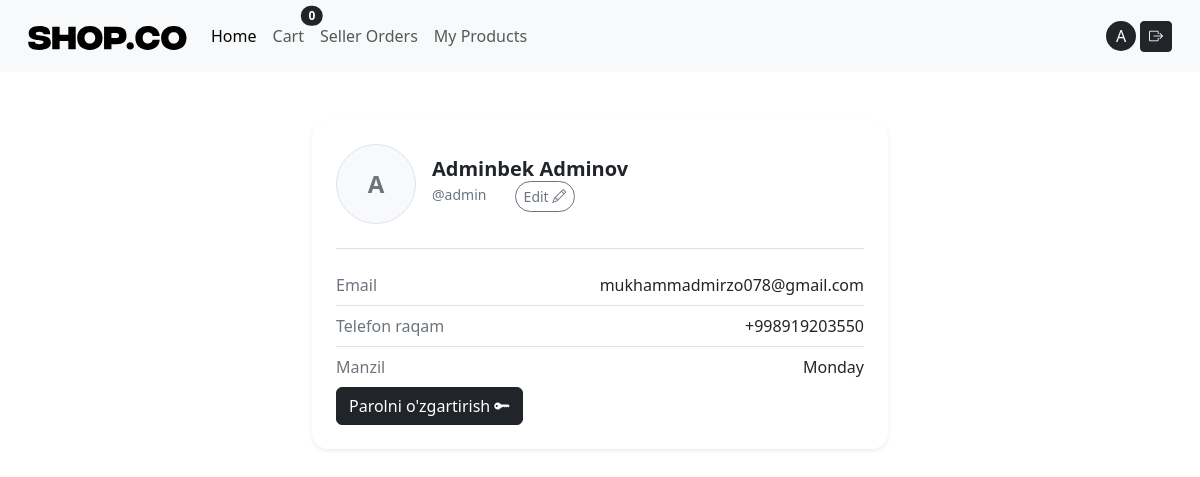
The app's page /accounts/profile/ (signed in) with its own data.
### cart/models.py (models this page shows, shortened)
class Cart(models.Model):
   user = models.OneToOneField(settings.AUTH_USER_MODEL, on_delete=models.CASCADE, related_name='cart')
   created_at = models.DateField(auto_now_add=True)
   updated_at = models.DateField(auto_now=True)
   def total_qty(self):
       return sum(item.qty for item in self.items.all())

### accounts/models.py (models this page shows, shortened)
class User(AbstractUser):
    class Role(models.TextChoices):
        BUYER = "BUYER", "Buyer"
        SELLER = "SELLER", "Seller"
    role = models.CharField(
        max_length=10,
        choices=Role.choices,
        default=Role.BUYER
    )
    image = models.ImageField(upload_to="avatars/", blank=True, null=True)
    phone = models.CharField(max_length=13, help_text="+998919990033")
    address = models.CharField(max_length=255, blank=True)

### accounts/views.py (the view)
# urls.py: path("profile/", views.ProfileDetailView.as_view(), name="profile_detail"),
class ProfileDetailView(LoginRequiredMixin, DetailView):
    model = User
    template_name = "accounts/profile_detail.html"
    context_object_name = "profile_user"
    def get_object(self):
        return self.request.user

### cart/context_processors.py (called while the page is built)
def cart(request):
    if request.user.is_authenticated:
        cart, _ = Cart.objects.get_or_create(user=request.user)
        return {'cart': cart}
    return {'cart': None}

### templates/accounts/profile_detail.html (shortened to what this page needs)
{% extends 'base.html' %}
{% block content %}
<div class="container col-lg-6 col-md-7 col-11 my-5">
    <div class="card border-0 shadow-sm rounded-4 p-4">
        <div class="d-flex align-items-center gap-3 mb-4">
            {% if user.image %}
                <img class="rounded-circle border" style="width:80px; height:80px; object-fit:cover;" src="{{ user.image.url }}" alt="">
            {% else %}
                <div class="rounded-circle bg-light border d-flex align-items-center justify-content-center" style="width:80px; height:80px;">
                    <span class="fs-4 fw-semibold text-secondary">{{ user.username|slice:1|title }}</span>
                </div>
            {% endif %}
            <div>
                    <h5 class="mb-0 fw-semibold">{{ user.first_name }} {{ user.last_name }}</h5>
                    <span class="text-secondary small me-4">@{{ user.username }}</span>
                    <a class=" text-decoration-none btn btn-outline-secondary rounded-pill btn-sm" href="{% url 'profile_edit'  %}">Edit <i class="bi bi-pencil"></i></a>
            </div>
        </div>
        <div class="border-top pt-3">
            <div class="d-flex justify-content-between py-2 border-bottom">
                <span class="text-secondary">Email</span>
                <span class="fw-medium">{{ user.email }}</span>
            </div>
            <div class="d-flex justify-content-between py-2 border-bottom">
                <span class="text-secondary">Telefon raqam</span>
                <span class="fw-medium">{{ user.phone }}</span>
            </div>
            <div class="d-flex justify-content-between py-2">
                <span class="text-secondary">Manzil</span>
                <span class="fw-medium">{{ user.address }}</span>
            </div>
              <a class="btn btn-dark" href="{% url 'password_change' %}">Parolni o'zgartirish <i class="bi bi-key-fill"></i></a>
        </div>
    </div>
</div>
{% endblock content %}

### templates/includes/navbar.html (shortened to what this page needs)
{% load static %}
<nav class="navbar navbar-expand-lg bg-body-tertiary p-3">
  <div class="container-fluid">
    <a class="navbar-brand" href="/"><img src="{% static 'images/logo.svg' %}" alt=""/></a>
    <div class="collapse navbar-collapse" id="navbarSupportedContent">
      <ul class="navbar-nav me-auto mb-2 mb-lg-0">
        <li class="nav-item">
          <a class="nav-link active" aria-current="page" href="/">Home</a>
        </li>
        <li class="nav-item">
          <a href="{% url 'cart_detail' %}" class="nav-link position-relative btn btn-sm ">
  Cart
  <span class="position-absolute top-0 start-100 translate-middle badge rounded-pill bg-dark">
     {{ cart.total_qty }}
  </span>
</a>
        </li>
        <li class="nav-item">
          {% if request.user.is_authenticated %}
 {% if request.user.role == "SELLER" %}
   <a class="nav-link" href="{% url 'seller_order_items' %}">Seller Orders</a>
 {% endif %}
{% endif %}
        </li>
        <li class="nav-item">
          {% if request.user.is_authenticated and request.user.role == "SELLER" %}
<a class="nav-link" href="{% url 'seller_products' %}">
My Products
</a>
{%endif %}
</li>
      </ul>
      {% if user.is_authenticated %}
        <a style="width: 30px; height:30px;" class="text-decoration-none d-flex align-items-center justify-content-center bg-dark text-white rounded rounded-circle me-1"  href="{% url 'profile_detail' %}">{{ user.username|slice:1|title }}</a>
      <form method="post" action="{% url 'logout' %}">
        <button class="btn btn-dark btn-sm"><i class="bi bi-box-arrow-right"></i></button>
      </form>
      {% else %}
      <a class="btn btn-dark rounded rounded-pill me-1" href="{% url 'signup' %}">Ro'yxatdan o'tish</a>
      <a class="btn btn-dark rounded rounded-pill" href="{% url 'login' %}">Kirish</a>
      {% endif %}
    </div>
  </div>
</nav>

### records on screen
Cart: total_qty "0"
User: username "A", first_name "Adminbek", last_name "Adminov", username "admin", email "mukhammadmirzo078@gmail.com", phone "+998919203550", address "Monday"
